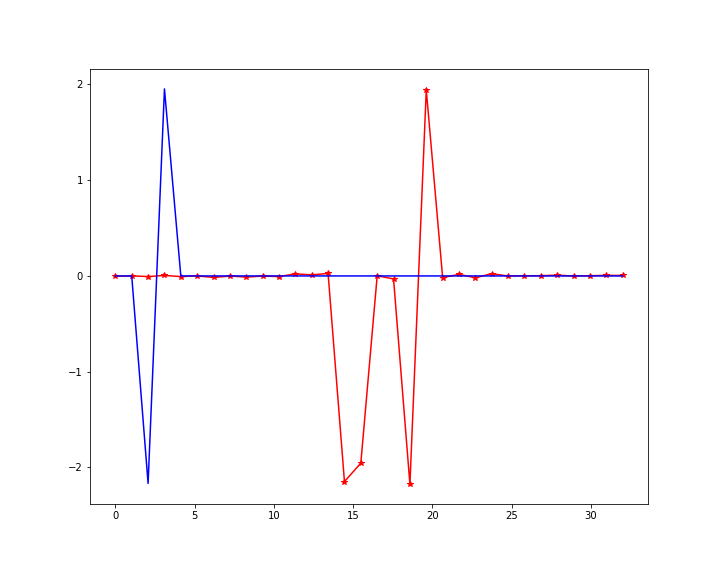

Generate this figure with Python:
import os
os.environ['TF_CPP_MIN_LOG_LEVEL']='2'
import sys
sys.path.insert(0,"../src")
sys.path.insert(0,"../src/data_gen")
from pathlib import Path
import math
import numpy as np
import scipy.io as spio
import tensorflow as tf
import matplotlib
matplotlib.use('Agg')
import matplotlib.pyplot as plt
import json
tf.reset_default_graph() 
from gaussianfun import gaussianfun
from gen_dft_data import gen_gaussian_data
from Bi_ButterflyLayer import ButterflyLayer

N = 32
in_siz = 64
out_siz = 32
in_range = np.float32([0,1])
out_range = np.float32([-1/4,1/4])
sig = -1

en_mid_siz = out_siz
freqidx = range(out_siz//2)
freqmag = np.fft.ifftshift(gaussianfun(np.arange(-N//2,N//2),
                                       [1],[0.1]))
freqmag[N//2] = 0

#=========================================================
#----- Parameters Setup

prefixed = True

channel_siz = 12 # Num of interp pts on each dim

batch_siz = 1

#----- Self-adjusted Parameters of BNet
# Num of levels of the BF struct, must be a even num
nlvl = 5

print("======== Parameters =========")
print("Batch Size:       %6d" % (batch_siz))
print("Channel Size:     %6d" % (channel_siz))
print("Num Levels:       %6d" % (nlvl))
print("Prefix Coef:      %6r" % (prefixed))
print("In Range:        (%6.2f, %6.2f)" % (in_range[0], in_range[1]))
print("Out Range:       (%6.2f, %6.2f)" % (out_range[0], out_range[1]))

#=========================================================
#----- Variable Preparation
sess = tf.Session()

trainInData = tf.placeholder(tf.float32, shape=(batch_siz,in_siz,1),
        name="trainInData")
trainOutData = tf.placeholder(tf.float32, shape=(batch_siz,out_siz,1),
        name="trainOutData")

global_steps = tf.Variable(0, trainable=False)
#=========================================================
#----- Training Preparation
butterfly_net = ButterflyLayer(N, in_siz, out_siz, False,
        channel_siz, nlvl, -1, prefixed,
        in_range, out_range)

y_train_output,nl = butterfly_net(trainInData)

MSE_loss_train_y = tf.reduce_mean(
        tf.squared_difference(trainOutData, y_train_output))

# Initialize Variables
init = tf.global_variables_initializer()

print("Total Num Paras:  %6d" % ( np.sum( [np.prod(v.get_shape().as_list())
    for v in tf.trainable_variables()]) ))

#=========================================================
#----- Step by Step Training

sess.run(init)

x_train,y_train = gen_gaussian_data(freqmag,freqidx,batch_siz)
train_dict = {trainInData: x_train, trainOutData: y_train}
mse_y = sess.run(MSE_loss_train_y, feed_dict=train_dict)
print("Loss: %10e." % (mse_y))

[y,nl] = sess.run([y_train_output[0,:,0],nl], feed_dict=train_dict)
print(nl)
fig = plt.figure(0,figsize=(10,8))
plt.plot(np.linspace(0,out_siz,out_siz),y,'r*-')
plt.plot(np.linspace(0,out_siz,out_siz),y_train[0,:,0],'b')
#plt.plot(np.linspace(0,in_siz,in_siz),x_train[0,:,0],'b')
plt.savefig("test.png")